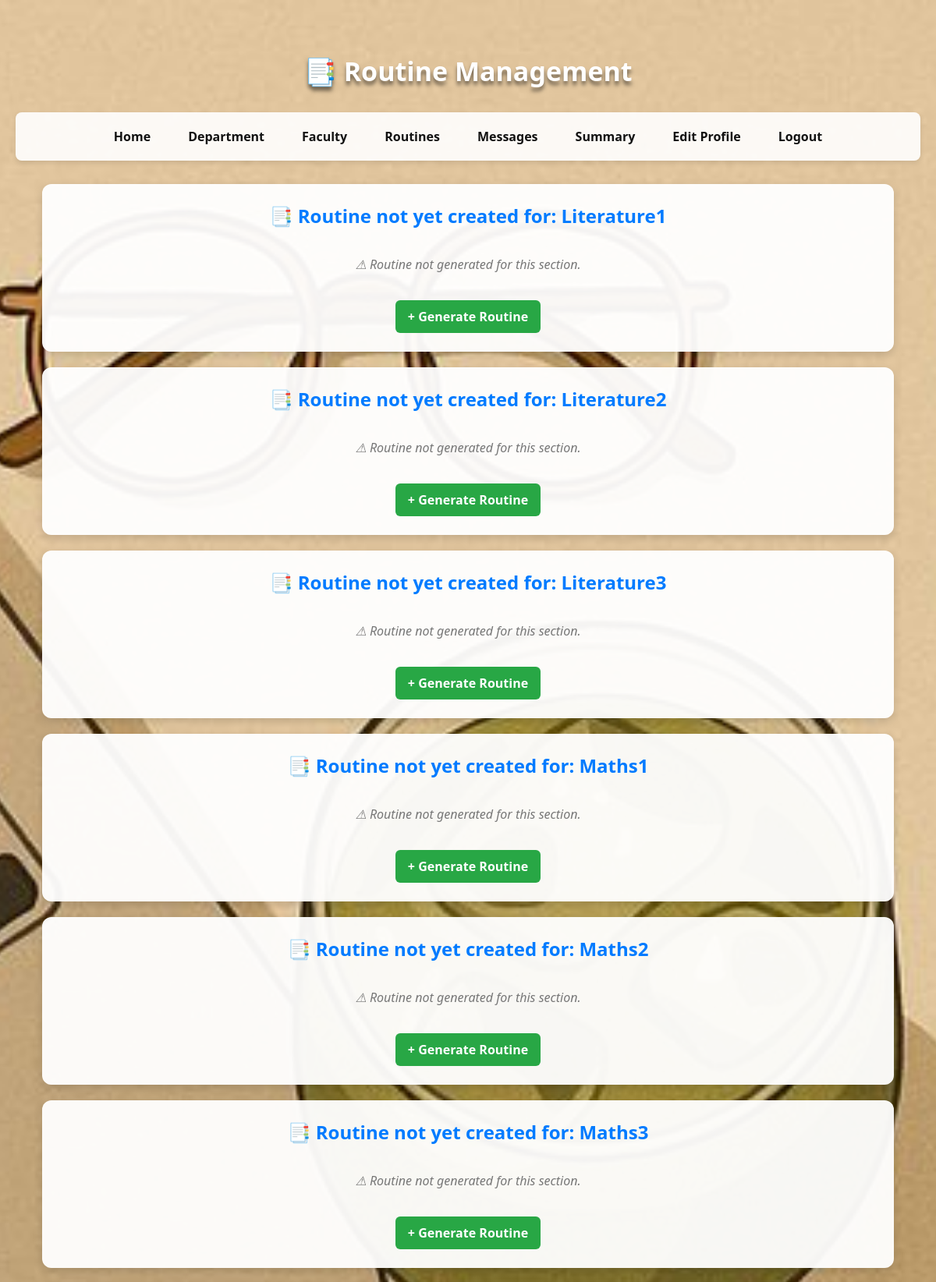
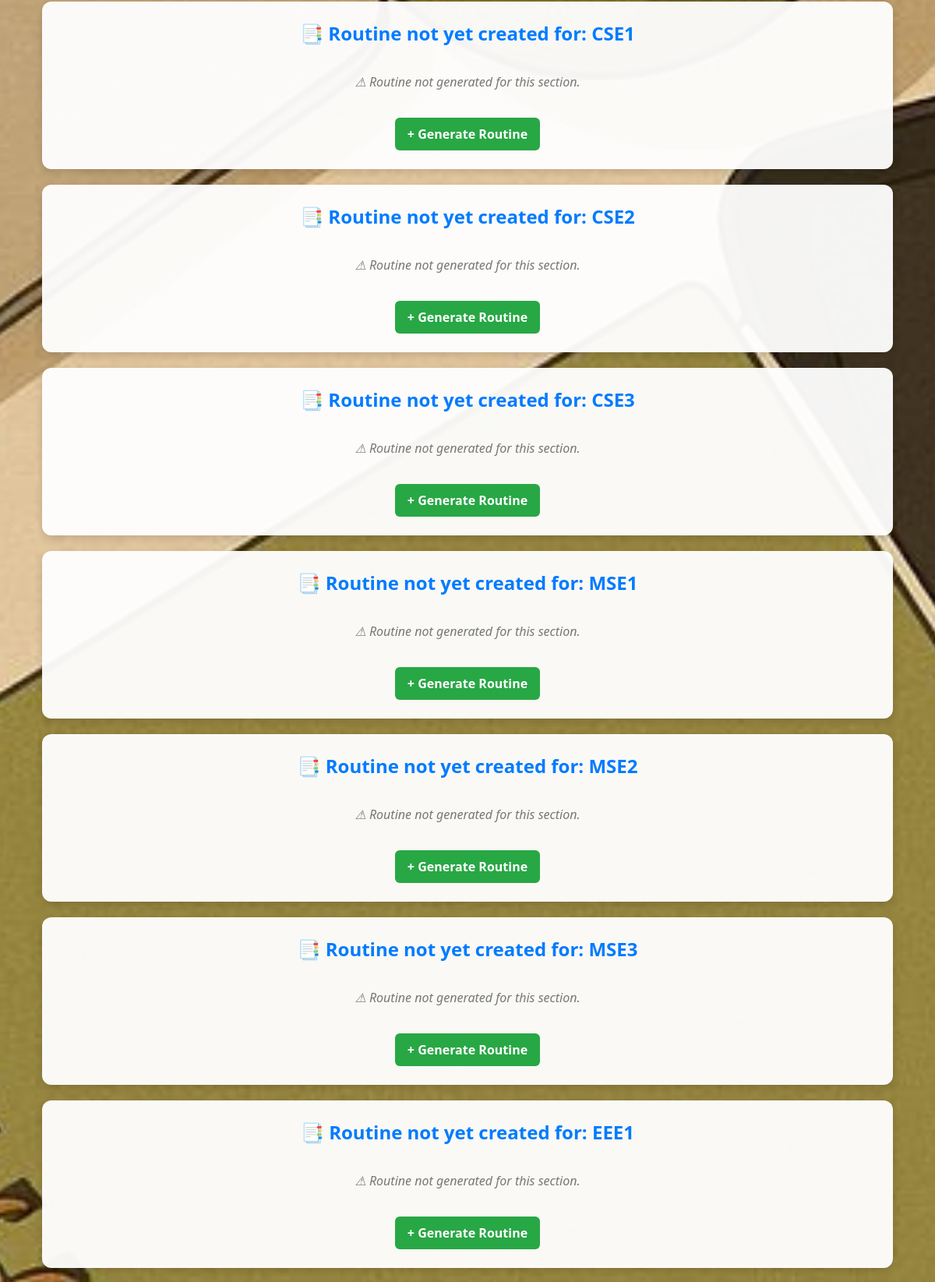
The app's page /routine/1 (upper part) with its own data (2 pictures, top to bottom).
### app.py (models this page shows)
class Section(db.Model):
    __tablename__ = 'section'
    id = db.Column(db.Integer, primary_key=True, autoincrement=True)
    name = db.Column(db.String(10), nullable=False)
    department_id = db.Column(db.Integer, db.ForeignKey('department.id'), nullable=False)
    selected_routine = db.Column(db.String(10), nullable=True)
    students = db.relationship('Student', backref='section')
    routines = db.relationship('Routine', backref='section')
    __table_args__ = (
    db.UniqueConstraint('name', 'department_id', name='uq_section_department'),
    )

### app.py (the view)
@app.route('/routine/<int:dean_id>')
def select_section(dean_id):
    dean = Teacher.query.get_or_404(dean_id)
    sections = Section.query.all()
    pending_sections = []
    for sec in sections:
        if not sec.routines or len(sec.routines) == 0:
            pending_sections.append(sec)
    return render_template('routine.html', dean=dean, sections=pending_sections)

### templates/routine.html (shortened to what this page needs)
<!DOCTYPE html>
<html lang="en">
<head>
</head>
<body>
    <h2>📑 Routine Management</h2>
    <nav>
        <a href="/deandashboard/{{dean.id}}">Home</a>
        <a href="/departmentdetails/{{dean.id}}">Department</a>
        <a href="/showfaculty/{{dean.id}}">Faculty</a>
        <a href="/routine/{{dean.id}}"> Routines</a>
        <a href="/message/{{dean.id}}">Messages</a>
        <a href="/deansummary/{{ dean.id }}">Summary</a>
        <a href="/teditprofile/{{dean.id}}">Edit Profile</a>
        <a href="/logout">Logout</a>
    </nav>
    {% set pending_sections = [] %}
    {% if pending_sections %}
        {% for section in pending_sections %}
            <div class="section-card">
                <div class="section-title">📑 Routine not yet created for: {{ section.name }}</div>
                <div class="no-routine">⚠ Routine not generated for this section.</div>
                <center>
                    <a href="/generate_routine/{{ section.id }}" class="generate-btn">+ Generate Routine</a>
                </center>
            </div>
        {% endfor %}
    {% else %}
        <div class="empty-msg">✅ All sections already have confirmed routines.</div>
    {% endif %}
</body>
</html>

### templates/routine.html (style rules this page uses)
body { font-family: 'Segoe UI', Tahoma, Geneva, Verdana, sans-serif; background: url("/static/pic.jpeg") no-repeat center center/cover; margin: 0; padding: 40px 20px; }
h2 { color: #fff; font-size: 34px; margin-bottom: 30px; text-shadow: 0 5px 5px rgba(0,0,0,0.5); text-align: center; }
nav { display: flex; justify-content: center; gap: 20px; margin-bottom: 30px; padding: 12px; background: rgba(255, 255, 255, 0.9); border-radius: 8px; box-shadow: 0 3px 6px rgba(0,0,0,0.1); }
nav a { color: rgb(17, 17, 17); text-decoration: none; font-weight: bold; padding: 8px 14px; border-radius: 6px; transition: background 0.2s; }
.section-card { background: rgba(255, 255, 255, 0.95); border-radius: 12px; padding: 24px; margin: 20px auto; width: 90%; max-width: 1200px; box-shadow: 0 4px 12px rgba(0,0,0,0.15); }
.section-title { font-size: 24px; font-weight: bold; color: #007BFF; margin-bottom: 15px; text-align: center; }
.no-routine { text-align: center; font-style: italic; color: #777; padding: 20px; }
.generate-btn { display: inline-block; margin-top: 15px; padding: 10px 16px; background: #28a745; color: #fff; border: none; border-radius: 6px; font-weight: bold; cursor: pointer; transition: background 0.2s; text-decoration: none; }

### records on screen
Section: name "Literature1"
Section: name "Literature2"
Section: name "Literature3"
Section: name "Maths1"
Section: name "Maths2"
Section: name "Maths3"
Section: name "CSE1"
Section: name "CSE2"
Section: name "CSE3"
Section: name "MSE1"
Section: name "MSE2"
Section: name "MSE3"
Section: name "EEE1"
